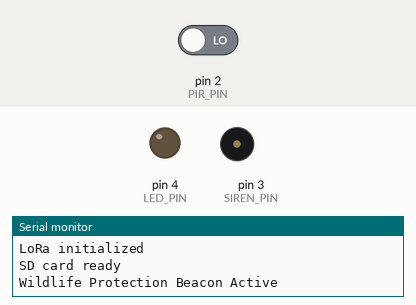
This sketch was run on a simulated Arduino Uno, built with avr-gcc and run on an emulated ATmega328P. Shown: output pins drawn as LEDs (lit = HIGH), buzzer (waves = sounding, pin HIGH), the last lines printed to the serial monitor. The test bench sets the inputs (shaded band); at power-on: pin 2 (PIR_PIN) LOW. Storage starts empty; no radio packets arrive unless stated.

Above: at 1.2 s.
1.3 s: pin 2 (PIR_PIN) driven HIGH
At 2.1 s:
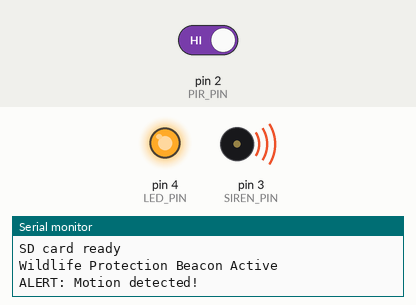
Timing chart, 0 to 38.0 s (numbered marks = the images above; inputs shaded):
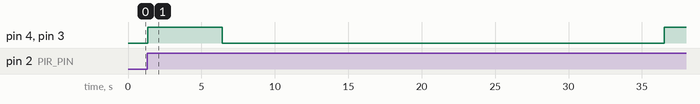

Measured:
- after the input at 1.3 s, pin 4 (LED_PIN), pin 3 (SIREN_PIN): LOW → HIGH at once, → LOW 5.1 s later, → HIGH 30.1 s later

The sketch:

wildlife_beacon.ino
```cpp
#include <LoRa.h>
#include <SD.h>

// Pin definitions
#define PIR_PIN 2
#define SIREN_PIN 3
#define LED_PIN 4
#define LORA_CS 10
#define SD_CS 9

// System state
bool motionDetected = false;
unsigned long lastAlert = 0;
int alertCount = 0;

void setup() {
  Serial.begin(9600);

  // Initialize pins
  pinMode(PIR_PIN, INPUT);
  pinMode(SIREN_PIN, OUTPUT);
  pinMode(LED_PIN, OUTPUT);

  // Initialize LoRa
  LoRa.setPins(LORA_CS, 7, 6);
  if (LoRa.begin(433E6)) {
    Serial.println("LoRa initialized");
  }

  // Initialize SD card
  if (SD.begin(SD_CS)) {
    Serial.println("SD card ready");
  }

  Serial.println("Wildlife Protection Beacon Active");
}

void loop() {
  // Check for motion
  if (digitalRead(PIR_PIN) == HIGH && !motionDetected) {
    triggerAlert();
    motionDetected = true;
    delay(5000); // 5 second alert duration
    stopAlert();
    motionDetected = false;
    delay(30000); // 30 second cooldown
  }

  delay(100);
}

void triggerAlert() {
  alertCount++;
  unsigned long timestamp = millis();

  // Immediate offline warning (PRIMARY FUNCTION)
  digitalWrite(SIREN_PIN, HIGH);
  digitalWrite(LED_PIN, HIGH);

  // Log incident locally
  logIncident(timestamp);

  // Send LoRa alert if available
  sendLoRaAlert(timestamp);

  Serial.println("ALERT: Motion detected!");
}

void stopAlert() {
  digitalWrite(SIREN_PIN, LOW);
  digitalWrite(LED_PIN, LOW);
}

void logIncident(unsigned long timestamp) {
  File logFile = SD.open("alerts.txt", FILE_WRITE);
  if (logFile) {
    logFile.print(timestamp);
    logFile.print(",");
    logFile.print(alertCount);
    logFile.println();
    logFile.close();
  }
}

void sendLoRaAlert(unsigned long timestamp) {
  LoRa.beginPacket();
  LoRa.print("ALERT:");
  LoRa.print(timestamp);
  LoRa.print(":");
  LoRa.print(alertCount);
  LoRa.endPacket();
}
```
